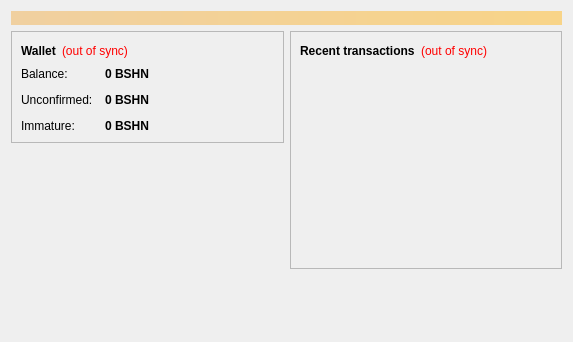
<?xml version="1.0" encoding="UTF-8"?>
<ui version="4.0">
 <class>OverviewPage</class>
 <widget class="QWidget" name="OverviewPage">
  <property name="geometry">
   <rect>
    <x>0</x>
    <y>0</y>
    <width>573</width>
    <height>342</height>
   </rect>
  </property>
  <property name="windowTitle">
   <string>Form</string>
  </property>
  <layout class="QVBoxLayout" name="topLayout">
   <item>
    <widget class="QLabel" name="labelAlerts">
     <property name="visible">
      <bool>false</bool>
     </property>
     <property name="styleSheet">
      <string notr="true">background-color: qlineargradient(x1: 0, y1: 0, x2: 1, y2: 0, stop:0 #F0D0A0, stop:1 #F8D488); color:#000000;</string>
     </property>
     <property name="wordWrap">
      <bool>true</bool>
     </property>
     <property name="margin">
      <number>3</number>
     </property>
    </widget>
   </item>
   <item>
    <layout class="QHBoxLayout" name="horizontalLayout" stretch="1,1">
     <item>
      <layout class="QVBoxLayout" name="verticalLayout_2">
       <item>
        <widget class="QFrame" name="frame">
         <property name="frameShape">
          <enum>QFrame::StyledPanel</enum>
         </property>
         <property name="frameShadow">
          <enum>QFrame::Raised</enum>
         </property>
         <layout class="QVBoxLayout" name="verticalLayout_4">
          <item>
           <layout class="QHBoxLayout" name="horizontalLayout_4">
            <item>
             <widget class="QLabel" name="label_5">
              <property name="font">
               <font>
                <weight>75</weight>
                <bold>true</bold>
               </font>
              </property>
              <property name="text">
               <string>Wallet</string>
              </property>
             </widget>
            </item>
            <item>
             <widget class="QLabel" name="labelWalletStatus">
              <property name="toolTip">
               <string>The displayed information may be out of date. Your wallet automatically synchronizes with the Bitnewcoin network after a connection is established, but this process has not completed yet.</string>
              </property>
              <property name="styleSheet">
               <string notr="true">QLabel { color: red; }</string>
              </property>
              <property name="text">
               <string notr="true">(out of sync)</string>
              </property>
              <property name="alignment">
               <set>Qt::AlignLeading|Qt::AlignLeft|Qt::AlignVCenter</set>
              </property>
             </widget>
            </item>
            <item>
             <spacer name="horizontalSpacer_2">
              <property name="orientation">
               <enum>Qt::Horizontal</enum>
              </property>
              <property name="sizeHint" stdset="0">
               <size>
                <width>40</width>
                <height>20</height>
               </size>
              </property>
             </spacer>
            </item>
           </layout>
          </item>
          <item>
           <layout class="QFormLayout" name="formLayout_2">
            <property name="fieldGrowthPolicy">
             <enum>QFormLayout::AllNonFixedFieldsGrow</enum>
            </property>
            <property name="horizontalSpacing">
             <number>12</number>
            </property>
            <property name="verticalSpacing">
             <number>12</number>
            </property>
            <item row="0" column="0">
             <widget class="QLabel" name="label">
              <property name="text">
               <string>Balance:</string>
              </property>
             </widget>
            </item>
            <item row="0" column="1">
             <widget class="QLabel" name="labelBalance">
              <property name="font">
               <font>
                <weight>75</weight>
                <bold>true</bold>
               </font>
              </property>
              <property name="cursor">
               <cursorShape>IBeamCursor</cursorShape>
              </property>
              <property name="toolTip">
               <string>Your current balance</string>
              </property>
              <property name="text">
               <string notr="true">0 BSHN</string>
              </property>
              <property name="textInteractionFlags">
               <set>Qt::LinksAccessibleByMouse|Qt::TextSelectableByKeyboard|Qt::TextSelectableByMouse</set>
              </property>
             </widget>
            </item>
            <item row="1" column="0">
             <widget class="QLabel" name="label_3">
              <property name="text">
               <string>Unconfirmed:</string>
              </property>
             </widget>
            </item>
            <item row="1" column="1">
             <widget class="QLabel" name="labelUnconfirmed">
              <property name="font">
               <font>
                <weight>75</weight>
                <bold>true</bold>
               </font>
              </property>
              <property name="cursor">
               <cursorShape>IBeamCursor</cursorShape>
              </property>
              <property name="toolTip">
               <string>Total of transactions that have yet to be confirmed, and do not yet count toward the current balance</string>
              </property>
              <property name="text">
               <string notr="true">0 BSHN</string>
              </property>
              <property name="textInteractionFlags">
               <set>Qt::LinksAccessibleByMouse|Qt::TextSelectableByKeyboard|Qt::TextSelectableByMouse</set>
              </property>
             </widget>
            </item>
            <item row="2" column="0">
             <widget class="QLabel" name="labelImmatureText">
              <property name="text">
               <string>Immature:</string>
              </property>
             </widget>
            </item>
            <item row="2" column="1">
             <widget class="QLabel" name="labelImmature">
              <property name="font">
               <font>
                <weight>75</weight>
                <bold>true</bold>
               </font>
              </property>
              <property name="toolTip">
               <string>Mined balance that has not yet matured</string>
              </property>
              <property name="text">
               <string notr="true">0 BSHN</string>
              </property>
              <property name="textInteractionFlags">
               <set>Qt::LinksAccessibleByMouse|Qt::TextSelectableByKeyboard|Qt::TextSelectableByMouse</set>
              </property>
             </widget>
            </item>
           </layout>
          </item>
         </layout>
        </widget>
       </item>
       <item>
        <spacer name="verticalSpacer">
         <property name="orientation">
          <enum>Qt::Vertical</enum>
         </property>
         <property name="sizeHint" stdset="0">
          <size>
           <width>20</width>
           <height>40</height>
          </size>
         </property>
        </spacer>
       </item>
      </layout>
     </item>
     <item>
      <layout class="QVBoxLayout" name="verticalLayout_3">
       <item>
        <widget class="QFrame" name="frame_2">
         <property name="frameShape">
          <enum>QFrame::StyledPanel</enum>
         </property>
         <property name="frameShadow">
          <enum>QFrame::Raised</enum>
         </property>
         <layout class="QVBoxLayout" name="verticalLayout">
          <item>
           <layout class="QHBoxLayout" name="horizontalLayout_2">
            <item>
             <widget class="QLabel" name="label_4">
              <property name="text">
               <string>&lt;b&gt;Recent transactions&lt;/b&gt;</string>
              </property>
             </widget>
            </item>
            <item>
             <widget class="QLabel" name="labelTransactionsStatus">
              <property name="toolTip">
               <string>The displayed information may be out of date. Your wallet automatically synchronizes with the Bitnewcoin network after a connection is established, but this process has not completed yet.</string>
              </property>
              <property name="styleSheet">
               <string notr="true">QLabel { color: red; }</string>
              </property>
              <property name="text">
               <string notr="true">(out of sync)</string>
              </property>
              <property name="alignment">
               <set>Qt::AlignRight|Qt::AlignTrailing|Qt::AlignVCenter</set>
              </property>
             </widget>
            </item>
            <item>
             <spacer name="horizontalSpacer">
              <property name="orientation">
               <enum>Qt::Horizontal</enum>
              </property>
              <property name="sizeHint" stdset="0">
               <size>
                <width>40</width>
                <height>20</height>
               </size>
              </property>
             </spacer>
            </item>
           </layout>
          </item>
          <item>
           <widget class="QListView" name="listTransactions">
            <property name="styleSheet">
             <string notr="true">QListView { background: transparent; }</string>
            </property>
            <property name="frameShape">
             <enum>QFrame::NoFrame</enum>
            </property>
            <property name="verticalScrollBarPolicy">
             <enum>Qt::ScrollBarAlwaysOff</enum>
            </property>
            <property name="horizontalScrollBarPolicy">
             <enum>Qt::ScrollBarAlwaysOff</enum>
            </property>
            <property name="selectionMode">
             <enum>QAbstractItemView::NoSelection</enum>
            </property>
           </widget>
          </item>
         </layout>
        </widget>
       </item>
       <item>
        <spacer name="verticalSpacer_2">
         <property name="orientation">
          <enum>Qt::Vertical</enum>
         </property>
         <property name="sizeHint" stdset="0">
          <size>
           <width>20</width>
           <height>40</height>
          </size>
         </property>
        </spacer>
       </item>
      </layout>
     </item>
    </layout>
   </item>
  </layout>
 </widget>
 <resources/>
 <connections/>
</ui>
